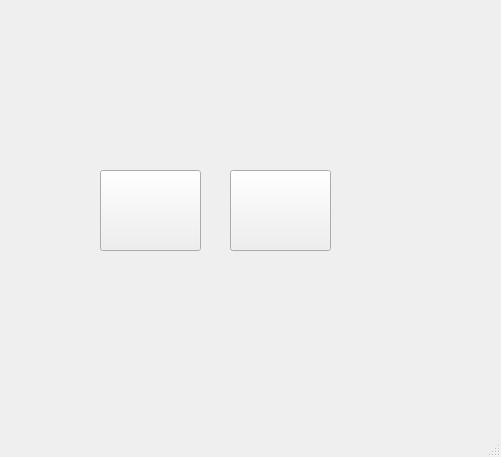
<?xml version="1.0" encoding="UTF-8"?>
<ui version="4.0">
 <class>RunningApp</class>
 <widget class="QMainWindow" name="RunningApp">
  <property name="geometry">
   <rect>
    <x>0</x>
    <y>0</y>
    <width>501</width>
    <height>457</height>
   </rect>
  </property>
  <property name="contextMenuPolicy">
   <enum>Qt::NoContextMenu</enum>
  </property>
  <property name="windowTitle">
   <string>Running App</string>
  </property>
  <property name="windowIcon">
   <iconset resource="resources.qrc">
    <normaloff>:/MenuImages/icons8-exercise-filled-50.png</normaloff>:/MenuImages/icons8-exercise-filled-50.png</iconset>
  </property>
  <widget class="QWidget" name="centralwidget">
   <widget class="QPushButton" name="buttonDiary">
    <property name="geometry">
     <rect>
      <x>100</x>
      <y>170</y>
      <width>101</width>
      <height>81</height>
     </rect>
    </property>
    <property name="text">
     <string/>
    </property>
    <property name="icon">
     <iconset resource="resources.qrc">
      <normaloff>:/MenuImages/icons8-spiral-bound-booklet-80.png</normaloff>:/MenuImages/icons8-spiral-bound-booklet-80.png</iconset>
    </property>
    <property name="iconSize">
     <size>
      <width>64</width>
      <height>64</height>
     </size>
    </property>
   </widget>
   <widget class="QPushButton" name="buttonCalendar">
    <property name="geometry">
     <rect>
      <x>230</x>
      <y>170</y>
      <width>101</width>
      <height>81</height>
     </rect>
    </property>
    <property name="text">
     <string/>
    </property>
    <property name="icon">
     <iconset resource="resources.qrc">
      <normaloff>:/MenuImages/icons8-calendar-80.png</normaloff>:/MenuImages/icons8-calendar-80.png</iconset>
    </property>
    <property name="iconSize">
     <size>
      <width>64</width>
      <height>64</height>
     </size>
    </property>
   </widget>
  </widget>
  <widget class="QMenuBar" name="menubar">
   <property name="geometry">
    <rect>
     <x>0</x>
     <y>0</y>
     <width>501</width>
     <height>21</height>
    </rect>
   </property>
  </widget>
  <widget class="QStatusBar" name="statusbar"/>
 </widget>
 <resources>
  <include location="resources.qrc"/>
 </resources>
 <connections/>
</ui>
